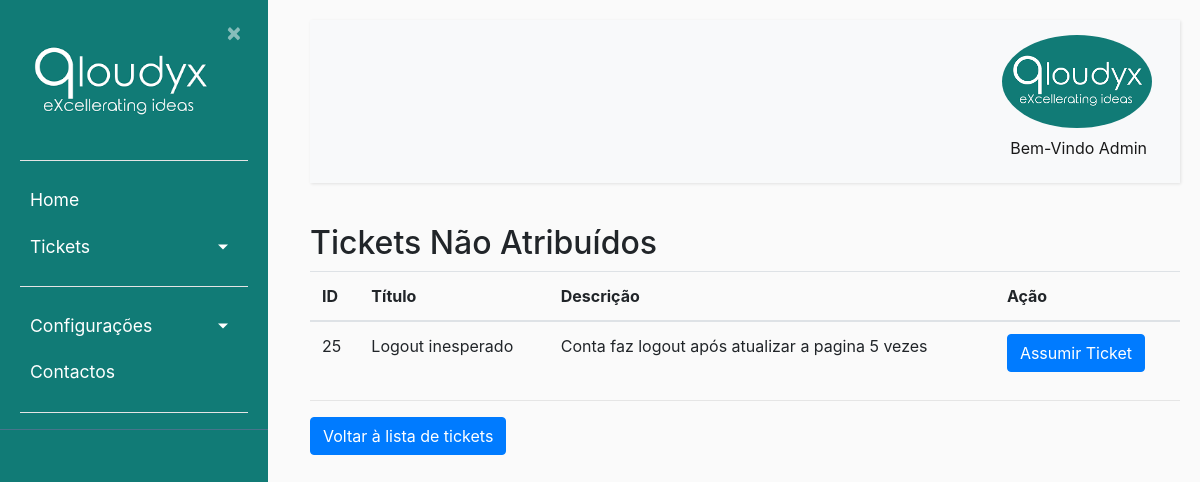
Page /tickets/nao_atribuidos/ (signed in) on the earlier database version.
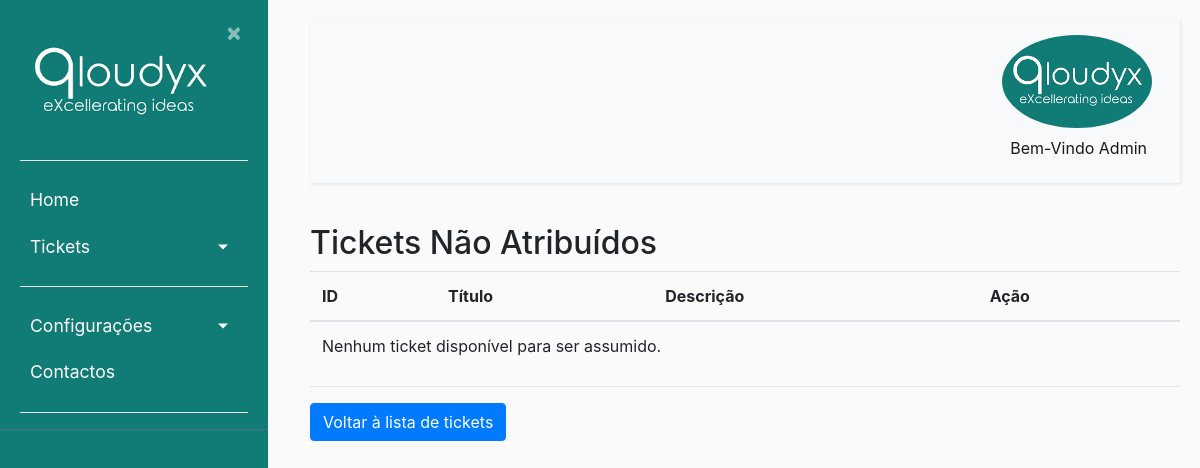
Same page on the later database version.
### ticket/models.py (models this page shows, shortened)
class Ticket(models.Model):
    uuid = models.UUIDField(default = uuid.uuid4)
    nome = models.CharField(max_length=50, verbose_name='Titulo')
    dataCriacao = models.DateTimeField(default=timezone.now(), verbose_name='Data de Criação')
    descricao = models.CharField(max_length=300, verbose_name='Descrição')
    usuarios = models.ForeignKey(Usuarios, null = True, on_delete=models.CASCADE, related_name="responsavel", verbose_name='Responsável')
    app_tpPedidos = models.ForeignKey(Apps_tpPedidos, on_delete=models.CASCADE, verbose_name='Tipo de Problema')
    prioridade = models.ForeignKey(Prioridade, null = True , on_delete=models.CASCADE, verbose_name='Prioridade')
    resolucao = models.ForeignKey(Resolucao, null = True, on_delete=models.CASCADE, verbose_name='Resolução')
    id_Proprietario = models.ForeignKey(Usuarios, null = True, on_delete=models.CASCADE, related_name="criador", verbose_name='Criador do Ticket')
    estado = models.ForeignKey(Estado,null = True,default = 1, on_delete=models.CASCADE, verbose_name='Estado Atual')
    usuario_app = models.ForeignKey(Usuarios_Apps,null = True, on_delete=models.CASCADE)
    app = models.ForeignKey(Apps, on_delete=models.CASCADE)
    url = models.CharField(max_length=200, verbose_name="URL", null= True)

### ticket/views.py (the view)
# urls.py: path('tickets/nao_atribuidos/', views.listar_tickets_nao_atribuidos, name='ticketsnaoatribuidos'), #Lista para os operadores escolherem os tickets
@login_required
def listar_tickets_nao_atribuidos(request):
    tickets_nao_atribuidos = Ticket.objects.filter(usuarios__isnull=True, estado=1)
    return render(request, 'ticket/ticketsnaoatribuidos.html', {'tickets': tickets_nao_atribuidos})

### ticket/templates/ticket/ticketsnaoatribuidos.html
{% extends "ticket/base.html" %}
{% block content %}
    <h2>Tickets Não Atribuídos</h2>
    <table class="table">
        <thead>
            <tr>
                <th>ID</th>
                <th>Título</th>
                <th>Descrição</th>
                <th>Ação</th>
            </tr>
        </thead>
        <tbody>
            {% for ticket in tickets %}
            <tr>
                <td>{{ ticket.id }}</td>
                <td>{{ ticket.nome }}</td>
                <td>{{ ticket.descricao }}</td>
                <td>
                    <a href="{% url 'assumir_ticket' ticket.uuid %}" class="btn btn-primary">Assumir Ticket</a>
                </td>
            </tr>
            {% empty %}
            <tr>
                <td colspan="4">Nenhum ticket disponível para ser assumido.</td>
            </tr>
            {% endfor %}
        </tbody>
    </table>
    <hr>
    <button type="button" class="btn btn-primary"><a href="{% url 'listaticket' %}">Voltar à lista de tickets</a></button>
{% endblock content %}

Differences in the rows shown:
no longer on this page (row edited): Ticket: id "25", nome "Logout inesperado", descricao "Conta faz logout após atualizar a pagina 5 vezes"
Other differences:
text now shown: "Nenhum ticket disponível para ser assumido."
